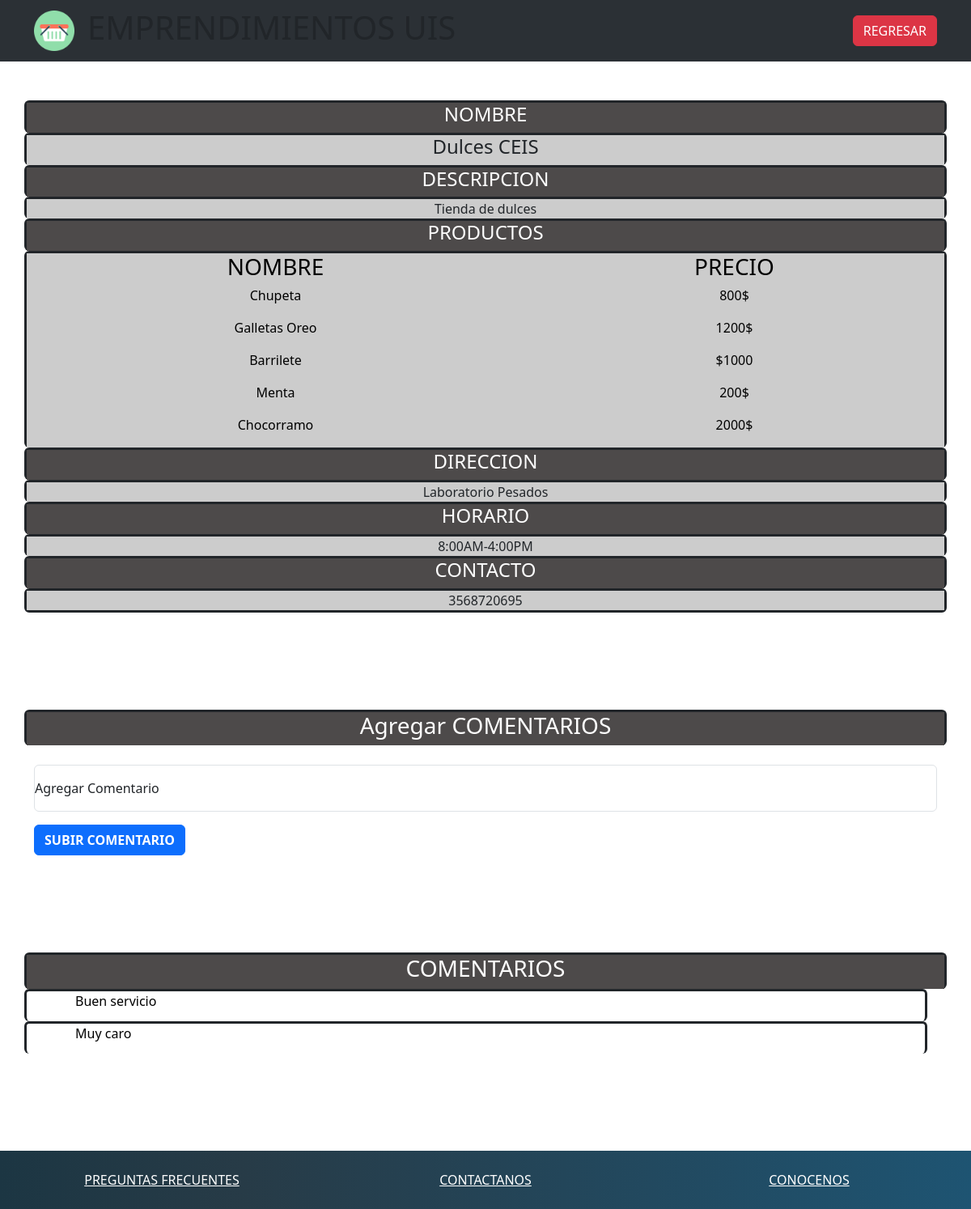
The page /informacion/123451 on the database its author committed.
### social/models.py (models this page shows, shortened)
class Emprendimiento(models.Model):
    codigo=models.IntegerField(primary_key=True)
    nombre=models.CharField(max_length=30)
    descripcion=models.CharField(max_length=100)
    direccion=models.CharField(max_length=15)
    contacto=models.CharField(max_length=10)
    horario=models.CharField(max_length=30)
    cliente=models.ForeignKey(Cliente, on_delete=models.CASCADE,null=True)

class Producto(models.Model):
    codigo=models.AutoField(primary_key=True)
    nombre=models.CharField(max_length=20)
    decripcion=models.CharField(max_length=100)
    tipo=models.CharField(max_length=15)
    emprendimiento=models.ForeignKey(Emprendimiento, on_delete=models.CASCADE,null=True)

class Comentario(models.Model):
    codigo=models.AutoField(primary_key=True)
    cuerpo=models.CharField(max_length=999)
    emprendimiento=models.ForeignKey(Emprendimiento, on_delete=models.CASCADE,null=True)

### social/views.py (the view)
# urls.py: path('informacion/<codigo>', views.informacion),
def informacion(request,codigo):
    emprendimiento = Emprendimiento.objects.get(codigo=codigo)
    comentarios = Comentario.objects.all()
    productos = Producto.objects.all()
    contexto = {"emprendimiento":emprendimiento,"comentarios":comentarios, "productos":productos}
    return render(request, "informacion.html",contexto)

### social/templates/informacion.html (shortened to what this page needs)
<!doctype html>
{% load static %}
<html lang="en">
  <head>
    <link href="https://cdn.jsdelivr.net/npm/bootstrap@5.3.0-alpha1/dist/css/bootstrap.min.css" rel="stylesheet">
    <link rel="stylesheet" href="{% static 'css/informacion.css' %}">
  </head>
  <body class="d-flex flex-column min-vh-100">
    <nav id="header" class="navbar navbar-expand-lg bg-body-tertiary" data-bs-theme="dark">
        <div class="container">
          <a class="navbar-brand" href="#">
                <img src="{% static 'imagenes/cesta.png' %}" alt="logo">
          </a>
          <div class="collapse navbar-collapse" id="navbarSupportedContent">
            <ul class="navbar-nav me-auto mb-2 mb-lg-0">
              <li class="nav-item">
                <h1>EMPRENDIMIENTOS UIS</h1>
              </li>
            </ul>
            <div class="d-grid gap-2 d-md-flex justify-content-md-end">
                <a class="btn btn-danger" href="/principal/{{emprendimiento.cliente.codigo}}" role="button">REGRESAR</a>
            </div>
          </div>
        </div>
    </nav>
    <br><br>
    <div id="main" class="container text-center">
      <div class="row border border-dark border-3 rounded border-bottom-0 text-center">
        <div class="col-12" style="color: white; background-color:#4d4a4a"><h4>NOMBRE</h4></div>
      </div>
        <div class="row border border-dark border-3 rounded border-bottom-0">
            <div class="col-12" style="background-color:#ccc"><h4>{{emprendimiento.nombre}}</h4></div>
        </div>
        <div class="row border border-dark border-3 rounded border-bottom-0 text-center">
          <div class="col-12" style="color: white; background-color:#4d4a4a"><h4>DESCRIPCION</h4></div>
        </div>
        <div class="row border border-dark border-3 rounded border-bottom-0">
            <div class="col-12" style="background-color:#ccc">{{emprendimiento.descripcion}}</div>
        </div>
        <div class="row border border-dark border-3 rounded border-bottom-0 text-center">
          <div class="col-12" style="color: white; background-color:#4d4a4a"><h4>PRODUCTOS</h4></div>
        </div>
        <div class="row border border-dark border-3 rounded border-bottom-0">
            <div class="col-12" style="background-color:#ccc">
              <div class="row " style="height: 5vh;">
                <div class="col" style="color: rgb(0, 0, 0);"><div id="ep" class="short-div ps-5"><H3>NOMBRE</H3></div></div>
                <div class="col" style="color: rgb(0, 0, 0);"><div id="ep" class="short-div ps-5"><h3>PRECIO</h3></div></div>
              </div>
              {% for c in productos %}
              {% if c.emprendimiento.codigo == emprendimiento.codigo  %}
                <div class="row " style="height: 5vh;">
                  <div class="col " style="color: rgb(0, 0, 0);"><div id="ep" class="short-div ps-5">{{c.nombre}}</div></div>
                  <div class="col " style="color: rgb(0, 0, 0);"><div id="ep" class="short-div ps-5">{{c.tipo}}</div></div>
                </div>
              {% endif %}
              {% endfor %}
            </div>
        </div>
        <div class="row border border-dark border-3 rounded border-bottom-0 text-center">
          <div class="col-12" style="color: white; background-color:#4d4a4a"><h4>DIRECCION</h4></div>
        </div>
        <div class="row border border-dark border-3 rounded border-bottom-0">
            <div class="col-12" style="background-color:#ccc">{{emprendimiento.direccion}}</div>
        </div>
        <div class="row border border-dark border-3 rounded border-bottom-0 text-center">
          <div class="col-12" style="color: white; background-color:#4d4a4a"><h4>HORARIO</h4></div>
        </div>
        <div class="row border border-dark border-3 rounded border-bottom-0">
            <div class="col-12" style="background-color:#ccc">{{emprendimiento.horario}}</div>
        </div>
        <div class="row border border-dark border-3 rounded border-bottom-0 text-center">
          <div class="col-12" style="color: white; background-color:#4d4a4a"><h4>CONTACTO</h4></div>
        </div>
        <div class="row border border-dark border-3 rounded">
            <div class="col-12" style="background-color:#ccc">{{emprendimiento.contacto}}</div>
        </div>
    </div>
    <div id="main" class="container">
      <div class="row border border-dark border-3 rounded border-bottom-0 text-center">
          <div class="col-12" style="color: white; background-color:#4d4a4a"><h3>Agregar COMENTARIOS</h3></div>
      </div>
      <br>
      <form action="/crearComentario/{{emprendimiento.codigo}}" method="POST">
        <div class="row border-0">
          <div class="form-floating mb-3">
            <input type="text" class="form-control" name="comentario" id="comentario" placeholder="Agregar Comentario">
            <label for="comentario">Agregar Comentario</label>
          </div>
      </div>
      <div class="row border-0">
        <div>
          <button class="btn btn-primary btn text-uppercase fw-bold" type="submit">Subir Comentario</button>
        </div>
    </div>
      </form>
  </div>
    <div id="main" class="container">
      <div class="row border border-dark border-3 rounded border-bottom-0 text-center">
          <div class="col-12" style="color: white; background-color:#4d4a4a"><h3>COMENTARIOS</h3></div>
      </div>
      <div class="row">
        {% for c in comentarios %}
          {% if c.emprendimiento.codigo == emprendimiento.codigo  %}
            <div class="row " style="height: 5vh;">
              <div class="col border border-dark border-3 rounded border-bottom-0" style="color: rgb(0, 0, 0);"><div id="ep" class="short-div ps-5">{{c.cuerpo}}</div></div>
            </div>
          {% endif %}
        {% endfor %}
      </div>
  </div>
  <footer id="footer" class="pb-4 pt-4">
    <div class="container-fluid">
        <div class="row text-center">
            <div class="col-12 col-lg">
                <a href="#">PREGUNTAS FRECUENTES</a>
            </div>
            <div class="col-12 col-lg">
                <a href="#">CONTACTANOS</a>
            </div>
            <div class="col-12 col-lg">
                <a href="#">CONOCENOS</a>
            </div>
        </div>
    </div>
</footer>
  </body>
</html>

### social/static/css/informacion.css (style rules this page uses)
#footer { background: linear-gradient(90deg, #1c3643, #273b47 25%, #1e5472); }
#footer a { color: white; }
#header img { width: 50px; }
#main { padding-bottom: 15vh; }
#comentario { margin: 0 !important; }

### rows shown on the page
Emprendimiento: nombre "Dulces CEIS", descripcion "Tienda de dulces", direccion "Laboratorio Pesados", horario "8:00AM-4:00PM", contacto "3568720695"
Producto: nombre "Chupeta", tipo "800$"
Producto: nombre "Galletas Oreo", tipo "1200$"
Producto: nombre "Barrilete", tipo "$1000"
Producto: nombre "Menta", tipo "200$"
Producto: nombre "Chocorramo", tipo "2000$"
Comentario: cuerpo "Buen servicio"
Comentario: cuerpo "Muy caro"
